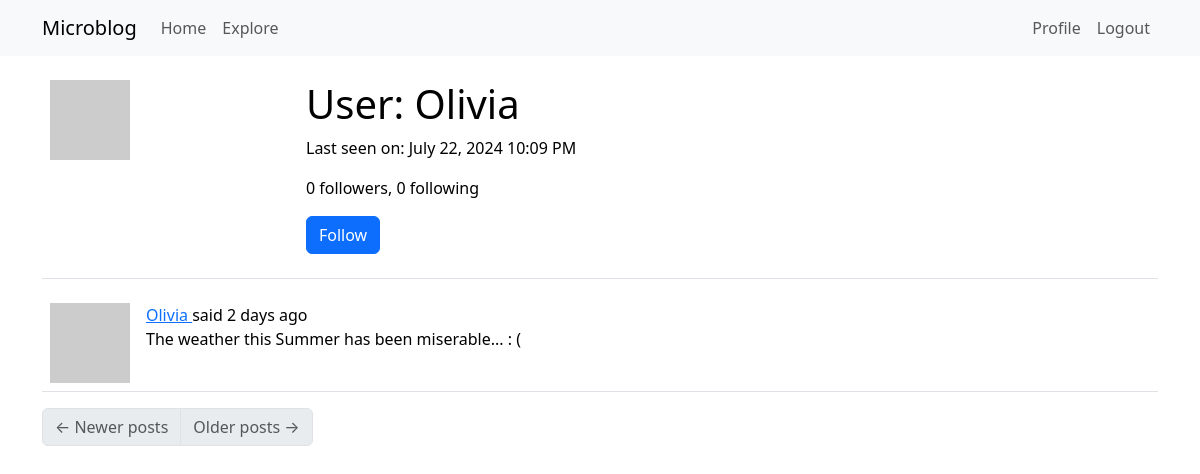
The app's page /user/Olivia (signed in), older data.
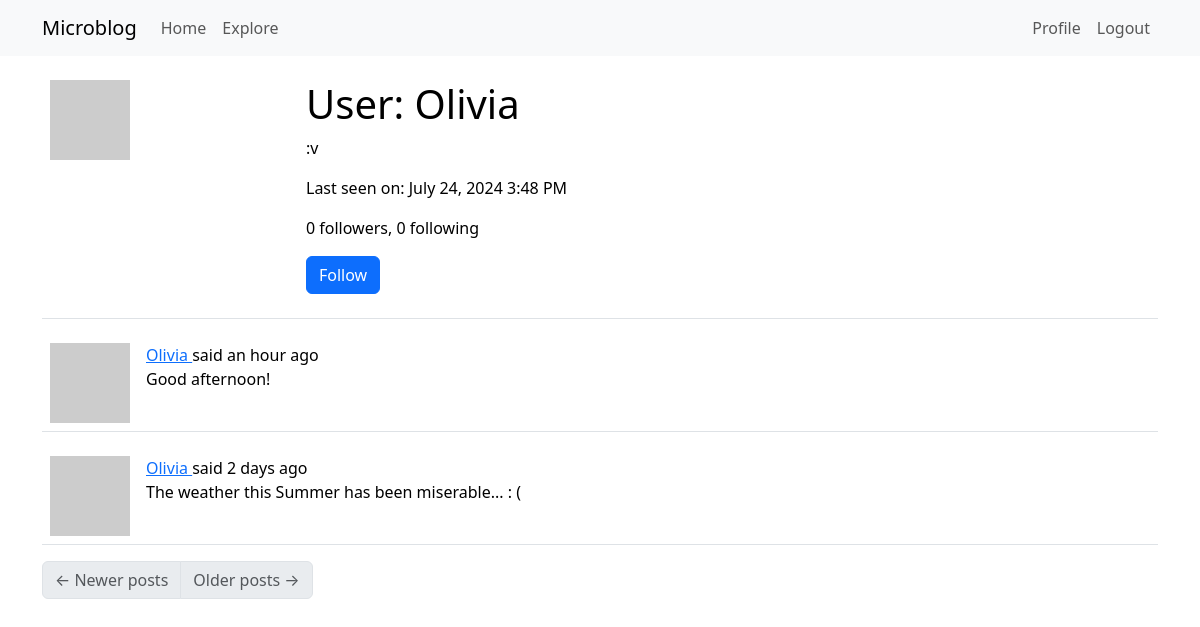
The same page, newer data.
### app/models.py (models this page shows, shortened)
class User(UserMixin, db.Model):
    id: so.Mapped[int] = so.mapped_column(primary_key=True)
    username: so.Mapped[str] = so.mapped_column(sa.String(64), index=True, unique=True)
    email: so.Mapped[str] = so.mapped_column(sa.String(120), index=True, unique=True)
    password_hash: so.Mapped[Optional[str]] = so.mapped_column(sa.String(256)) # 'Optional' allows for empty or nullable
    about_me: so.Mapped[Optional[str]] = so.mapped_column(sa.String(140))
    last_seen: so.Mapped[Optional[datetime]] = so.mapped_column(default=lambda: datetime.now(timezone.utc))
    following: so.WriteOnlyMapped['User'] = so.relationship(
        secondary=followers, primaryjoin=(followers.c.follower_id == id),
        secondaryjoin=(followers.c.followed_id == id),
        back_populates='followers',
        passive_deletes=True)
    followers: so.WriteOnlyMapped['User'] = so.relationship(
        secondary=followers, primaryjoin=(followers.c.followed_id == id),
        secondaryjoin=(followers.c.follower_id == id),
        back_populates='following',
        passive_deletes=True)
    posts: so.WriteOnlyMapped['Post'] = so.relationship(back_populates='author', passive_deletes=True) # This is not an actual database field, but a high-level view of the relationship between users and posts, and for that reason it isn't in the database diagram
    def avatar(self, size):
        digest = md5(self.email.lower().encode('utf-8')).hexdigest()
        return f'https://www.gravatar.com/avatar/{digest}?d=identicon&s={size}'
    def is_following(self, user):
        query = self.following.select().where(User.id == user.id)
        return db.session.scalar(query) is not None
    def followers_count(self):
        query = sa.select(sa.func.count()).select_from(
            self.followers.select().subquery())
        return db.session.scalar(query)
    def following_count(self):
        query = sa.select(sa.func.count()).select_from(
            self.following.select().subquery())
        return db.session.scalar(query)

class Post(db.Model):
    id: so.Mapped[int] = so.mapped_column(primary_key=True)
    body: so.Mapped[str] = so.mapped_column(sa.String(140))
    timestamp: so.Mapped[datetime] = so.mapped_column(index=True, default=lambda: datetime.now(timezone.utc))
    user_id: so.Mapped[int] = so.mapped_column(sa.ForeignKey(User.id), index=True)
    language: so.Mapped[Optional[str]] = so.mapped_column(sa.String(5))
    author: so.Mapped[User] = so.relationship(back_populates='posts') # These two attributes (This and User.posts) allow the application to access the connected user and post entries

### app/main/routes.py (the view)
@bp.route('/user/<username>')
@login_required
def user(username):
    user = db.first_or_404(sa.select(User).where(User.username == username))
    page = request.args.get('page', 1, type=int)
    query = user.posts.select().order_by(Post.timestamp.desc())
    posts = db.paginate(query, page=page,
                        per_page=current_app.config['POSTS_PER_PAGE'],
                        error_out=False)
    next_url = url_for('main.user', username=user.username, page=posts.next_num) \
        if posts.has_next else None
    prev_url = url_for('main.user', username=user.username, page=posts.prev_num) \
        if posts.has_prev else None
    form = EmptyForm()
    return render_template('user.html', user=user, posts=posts.items,
                           next_url=next_url, prev_url=prev_url, form=form)

### app/main/forms.py
class EmptyForm(FlaskForm):
    submit = SubmitField('Submit')

### app/__init__.py (called while the page is built)
def get_locale():
    return request.accept_languages.best_match(current_app.config['LANGUAGES'])

### app/main/routes.py (called while the page is built)
@bp.before_request
def before_request():
    if current_user.is_authenticated:
        current_user.last_seen = datetime.now(timezone.utc)
        db.session.commit()
    g.locale = str(get_locale())

### app/models.py (called while the page is built)
@login.user_loader
def load_user(id):
    return db.session.get(User, int(id))

### app/templates/user.html (shortened to what this page needs)
{% extends "base.html" %}
{% block content %}
    <table class="table table-hover">
        <tr>
            <td width="256px"><img src="{{ user.avatar(256) }}"></td>
            <td>
                <h1>{{ _('User') }}: {{ user.username }}</h1>
                {% if user.about_me %}<p>{{ user.about_me }}</p>{% endif %}
                {% if user.last_seen %}
                <p>{{ _('Last seen on') }}: {{ moment(user.last_seen).format('LLL') }}</p>
                {% endif %}
                <p>{{ _('%(count)d followers', count=user.followers_count()) }}, {{ _('%(count)d following', count=user.following_count()) }}</p>
                {% if user == current_user %}
                <p><a href="{{ url_for('main.edit_profile') }}">{{ _('Edit your profile') }}</a></p>
                {% elif not current_user.is_following(user) %}
                <p>
                    <form action="{{ url_for('main.follow', username=user.username) }}" method="post">
                        {{ form.submit(value=_('Follow'), class_='btn btn-primary') }}
                    </form>
                </p>
                {% endif %}
            </td>
        </tr>
    </table>
    {% for post in posts %}
        {% include '_post.html' %}
    {% endfor %}
    <nav aria-label="Post navigation">
        <ul class="pagination">
            <li class="page-item{% if not prev_url %} disabled{% endif %}">
                <a class="page-link" href="{{ prev_url }}">
                    <span aria-hidden="true">&larr;</span> {{ _('Newer posts') }}
                </a>
            </li>
            <li class="page-item{% if not next_url %} disabled{% endif %}">
                <a class="page-link" href="{{ next_url }}">
                    {{ _('Older posts') }} <span aria-hidden="true">&rarr;</span>
                </a>
            </li>
        </ul>
    </nav>
{% endblock %}

### app/templates/base.html (shortened to what this page needs)
<!doctype html>
<html lang="en">
  <head>
    <link
        href="https://cdn.jsdelivr.net/npm/bootstrap@5.3.2/dist/css/bootstrap.min.css"
        rel="stylesheet"
>
  </head>
  <body>
    <nav class="navbar navbar-expand-lg bg-body-tertiary">
      <div class="container">
        <a class="navbar-brand" href="{{ url_for('main.index') }}">Microblog</a>
        <div class="collapse navbar-collapse" id="navbarSupportedContent">
          <ul class="navbar-nav me-auto mb-2 mb-lg-0">
            <li class="nav-item">
              <a class="nav-link" aria-current="page" href="{{ url_for('main.index') }}">{{ _('Home') }}</a>
            </li>
            <li class="nav-item">
              <a class="nav-link" aria-current="page" href="{{ url_for('main.explore') }}">{{ _('Explore') }}</a>
            </li>
          </ul>
          <ul class="navbar-nav mb-2 mb-lg-0">
            {% if current_user.is_anonymous %}
            <li class="nav-item">
              <a class="nav-link" aria-current="page" href="{{ url_for('auth.login') }}">{{ _('Login') }}</a>
            </li>
            {% else %}
            <li class="nav-item">
              <a class="nav-link" aria-current="page" href="{{ url_for('main.user', username=current_user.username) }}">{{ _('Profile') }}</a>
            </li>
            <li class="nav-item">
              <a class="nav-link" aria-current="page" href="{{ url_for('auth.logout') }}">{{ _('Logout') }}</a>
            </li>
            {% endif %}
          </ul>
        </div>
      </div>
    </nav>
    <div class="container mt-3">
      {% block content %}{% endblock %}
    </div>
  </body>
</html>

### app/templates/_post.html (shortened to what this page needs)
<table class="table table-hover">
	<tr>
		<td width="70px">
			<a href="{{ url_for('main.user', username=post.author.username) }}">
				<img src="{{ post.author.avatar(70) }}" />
			</a>
		</td>
		<td>
			 {{ _('%(username)s said %(when)s', username=user_link,
			when=moment(post.timestamp).fromNow()) }}
			<br />
			<span id="post{{ post.id }}">{{ post.body }}</span>
		</td>
	</tr>
</table>

Row changes from the older to the newer data that the page shows:
changed User "Olivia": about_me (not shown) → ":v"; last_seen "July 22, 2024 10:09 PM" → "July 24, 2024 3:48 PM"
added Post: body "Good afternoon!"
